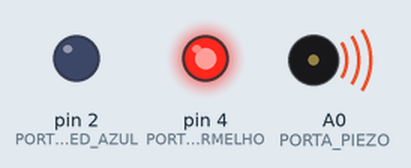
A sketch run on a simulated Arduino Uno, built with avr-gcc and run on an emulated ATmega328P. On the bench: output pins drawn as LEDs (lit = HIGH), buzzer (waves = sounding).

Above: at 0.05 s.
At 1.3 s:
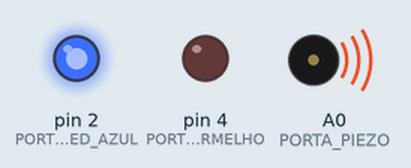
Timing chart, 0 to 3.0 s (numbered marks = the images above):
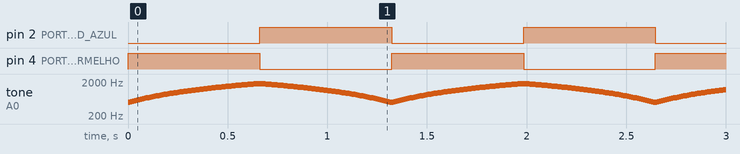

Measured:
- by itself, pin 2 (PORTA_LED_AZUL), pin 4 (PORTA_LED_VERMELHO): alternates HIGH for 0.66 s and LOW for 0.66 s
- by itself, tone on A0 (PORTA_PIEZO): plays 500 Hz for 0.01 s, 520 Hz for 0.01 s, 540 Hz for 0.01 s, 560 Hz for 0.01 s, 580 Hz for 0.01 s, 600 Hz for 0.01 s … (7641 notes in this stretch)

The sketch:

giroflex.ino
```cpp
const int PORTA_LED_AZUL = 2;
const int PORTA_LED_VERMELHO = 4;
const int PORTA_PIEZO = A0;

void setup()
{
  pinMode(PORTA_LED_AZUL, OUTPUT);
  pinMode(PORTA_LED_VERMELHO, OUTPUT);
  pinMode(PORTA_PIEZO, OUTPUT);
}

void loop()
{
  digitalWrite(PORTA_LED_VERMELHO, HIGH);
  digitalWrite(PORTA_LED_AZUL, LOW);

  digitalWrite(PORTA_LED_VERMELHO, HIGH);
  digitalWrite(PORTA_LED_AZUL, LOW);

  for (int frequencia = 500; frequencia <= 1800; frequencia += 20) {
    tone(PORTA_PIEZO, frequencia);
    delay(10);
  }

  digitalWrite(PORTA_LED_VERMELHO, LOW);
  digitalWrite(PORTA_LED_AZUL, HIGH);

  for (int frequencia = 1800; frequencia >= 500; frequencia -= 20) {
    tone(PORTA_PIEZO, frequencia);
    delay(10);
  }

  noTone(PORTA_PIEZO);
}
```
